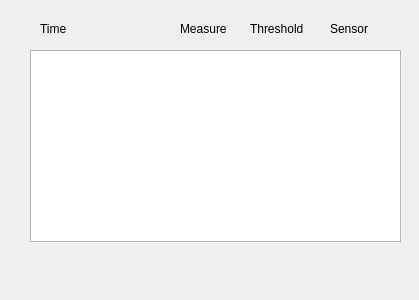
<?xml version="1.0" encoding="UTF-8"?>
<ui version="4.0">
 <class>AlarmDialog</class>
 <widget class="QDialog" name="AlarmDialog">
  <property name="geometry">
   <rect>
    <x>0</x>
    <y>0</y>
    <width>419</width>
    <height>300</height>
   </rect>
  </property>
  <property name="windowTitle">
   <string>Dialog</string>
  </property>
  <widget class="QListView" name="alarmlistView">
   <property name="geometry">
    <rect>
     <x>30</x>
     <y>50</y>
     <width>371</width>
     <height>192</height>
    </rect>
   </property>
  </widget>
  <widget class="QLabel" name="label">
   <property name="geometry">
    <rect>
     <x>40</x>
     <y>20</y>
     <width>71</width>
     <height>17</height>
    </rect>
   </property>
   <property name="text">
    <string>Time</string>
   </property>
  </widget>
  <widget class="QLabel" name="label_2">
   <property name="geometry">
    <rect>
     <x>330</x>
     <y>20</y>
     <width>51</width>
     <height>17</height>
    </rect>
   </property>
   <property name="text">
    <string>Sensor</string>
   </property>
  </widget>
  <widget class="QLabel" name="label_3">
   <property name="geometry">
    <rect>
     <x>180</x>
     <y>20</y>
     <width>67</width>
     <height>17</height>
    </rect>
   </property>
   <property name="text">
    <string>Measure</string>
   </property>
  </widget>
  <widget class="QLabel" name="label_4">
   <property name="geometry">
    <rect>
     <x>250</x>
     <y>20</y>
     <width>67</width>
     <height>17</height>
    </rect>
   </property>
   <property name="text">
    <string>Threshold</string>
   </property>
  </widget>
 </widget>
 <resources/>
 <connections/>
</ui>
